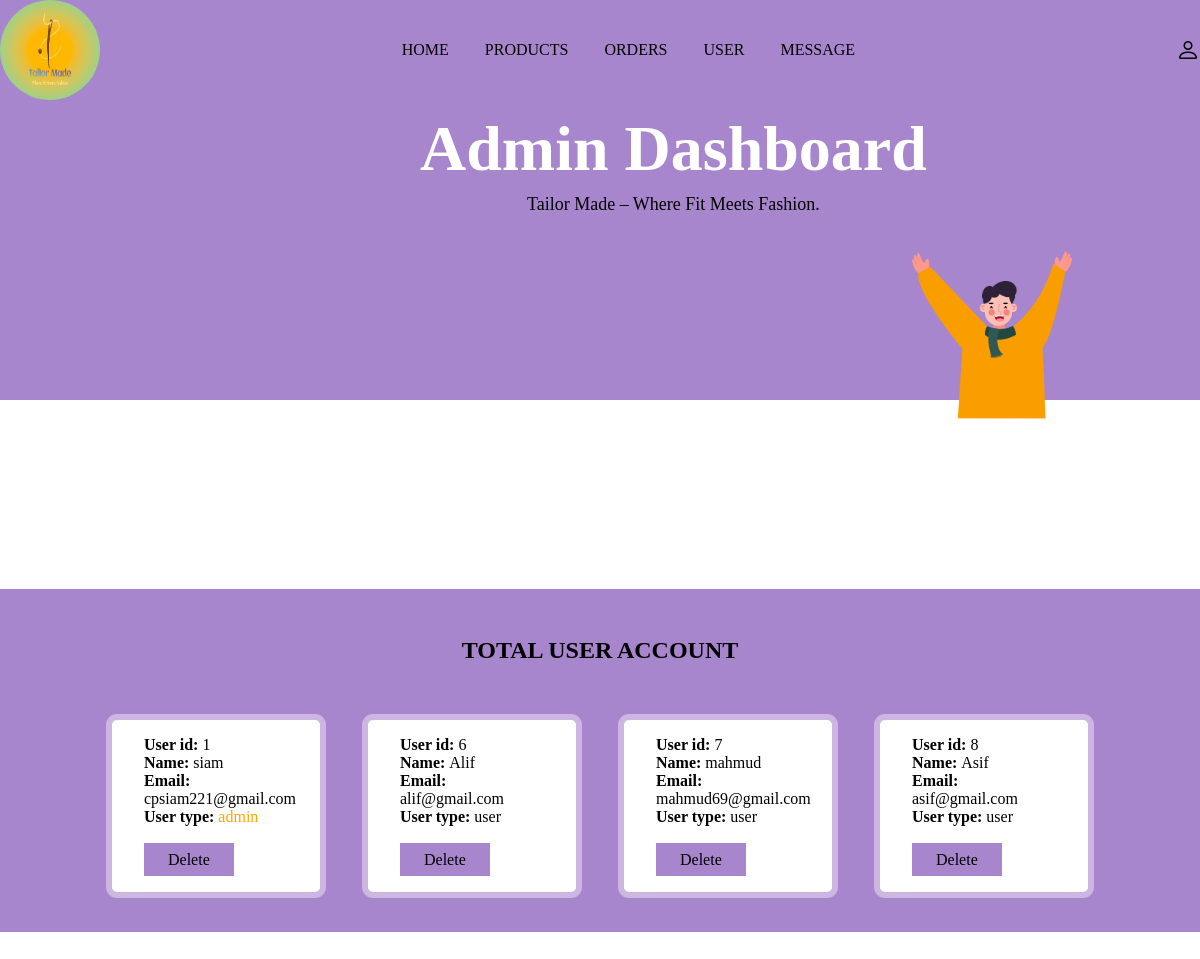
Screenshot of /Backend/admin_user.php (signed in) with the database file from the repository.
### tables this page shows
CREATE TABLE `users` (
  `id` int(255) NOT NULL,
  `name` varchar(255) NOT NULL,
  `email` varchar(255) NOT NULL,
  `password` varchar(255) NOT NULL,
  `user_type` varchar(255) NOT NULL DEFAULT 'user'
);

### Backend/admin_user.php (the view, shortened to what this page needs)
<?php
    include 'connection.php';
?>
<!DOCTYPE html>
<html lang="en">
<head>
    <link rel="stylesheet" href="https://cdn.jsdelivr.net/npm/bootstrap-icons@1.9.1/font/bootstrap-icons.css">
    <link rel="stylesheet" href="style.css">
</head>
<body>
    <?php
    include 'admin_header.php';
    ?>
    <section class="message-container">
      <h1 class="title">total user account</h1>
      <div class="box-container">
         <?php
            $select_users = mysqli_query($conn,"SELECT * FROM `users`") or die('query failed');
            if(mysqli_num_rows($select_users)>0){
                while($fetch_users=mysqli_fetch_assoc($select_users)){
          ?>
          <div class="box">
              <p><b>User id: </b><span><?php echo $fetch_users['id']; ?></span></p>
              <p><b>Name: </b><span><?php echo $fetch_users['name']; ?></span></p>
              <p><b>Email: </b><span><?php echo $fetch_users['email']; ?></span></p>
              <p><b>User type: </b><span style="color: <?php if($fetch_users['user_type']=='admin'){ echo 'orange';} ?>"><?php echo $fetch_users['user_type']; ?></span></p>
              <br>
              <a href="admin_user.php?delete=<?php echo $fetch_users['id']; ?>" onclick="return confirm('delete this user');" class="delete">delete</a>
          </div>
          <?php
            }
            }
            else
            {
                echo '
                  <div class="empty">
                  <p>no users added yet!</p>
                  </div>
                  ';
            }
            ?>
      </div>
    </section>
</body>
</html>

### Frontend/style.css (style rules this page uses)
* { margin: 0; padding: 0; box-sizing: border-box; }
:root { --box-shadow: 0px 0px 0px 6px rgb(255 255 255/40%); --orange: rgb(168, 134, 205); }
a { text-decoration: none; }
.title { text-align: center; margin-bottom: 1rem; }
.form-container::before, .show-products::before, .message-container::before, .order-container::before { content: ''; position: absolute; background-image: url('img/6.png'); top: -5%; left: -10px; width: 255px; height: 650px; background-size: 225px; background-repeat: no-repeat; z-index: 100; }
.box-container { padding: 2% 8%; display: grid; grid-template-columns: repeat(auto-fit,minmax(15rem,1fr)); column-gap: 1rem; }
.box-container .box { background: #fff; box-shadow: var(--box-shadow); padding: 2rem; text-align: center; border-radius: 5px; margin: 1rem; }
.show-products, .message-container, .order-container { position: relative; background: var(--orange); margin-top: -3.5rem; }
.edit,.delete { color: black; background: var(--orange); padding: .5rem 1.5rem; text-transform: capitalize; line-height: 2; }
.message-container .title, .order-container .title { text-transform: uppercase; padding-top: 3rem; }
.box-container .box { text-align: left; padding: 1rem 2rem; }

### rows the page displays
users: id "1", name "siam", email "cpsiam221@gmail.com", user_type "admin"
users: id "6", name "Alif", email "alif@gmail.com", user_type "user"
users: id "7", name "mahmud", email "mahmud69@gmail.com", user_type "user"
users: id "8", name "Asif", email "asif@gmail.com", user_type "user"
